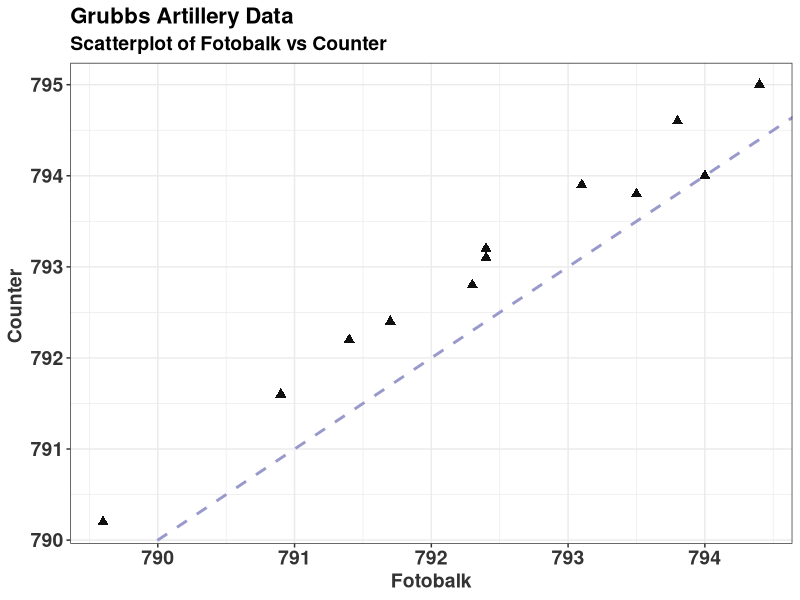
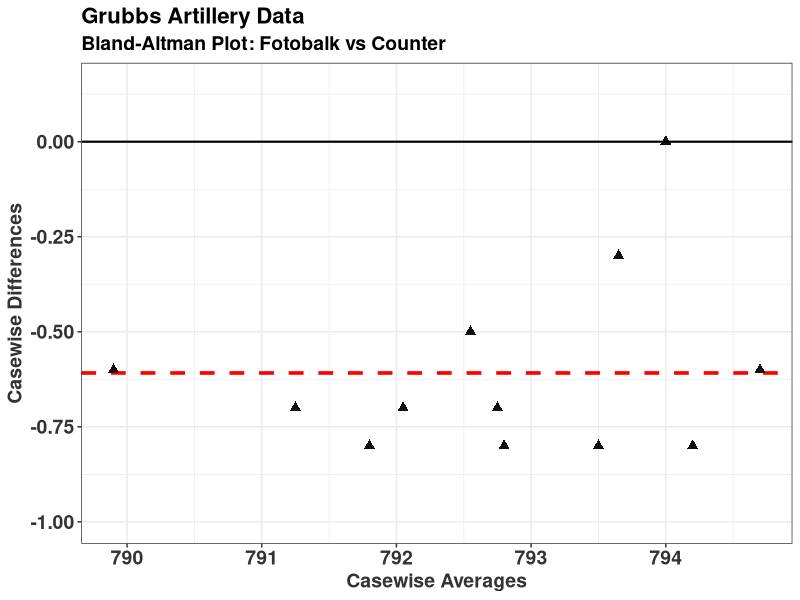
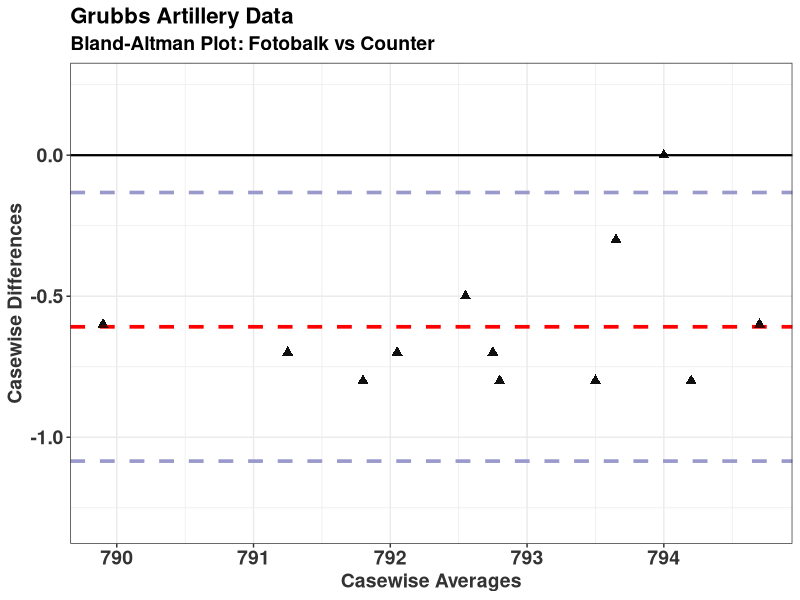
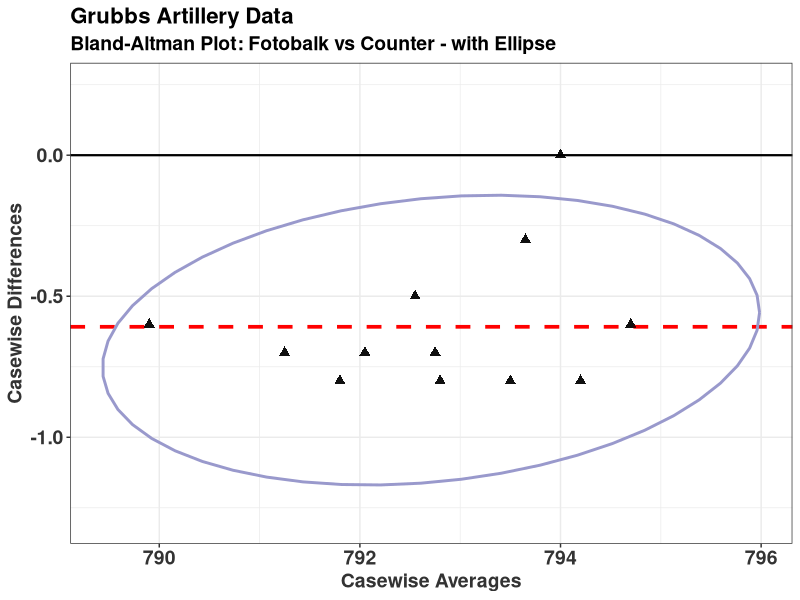

Here is the R script that generated these plots, in order: (Note: this script raises an error after producing the figures.)
library(ggplot2)
library(gridExtra)

Round <- 1:12
Fotobalk <- c(793.8, 793.1, 792.4, 794, 791.4, 792.4, 791.7, 792.3, 789.6,   794.4, 790.9, 793.5)
Counter <- c(794.6, 793.9, 793.2, 794, 792.2, 793.1, 792.4, 792.8, 790.2,  795, 791.6, 793.8)
Terma <- c(793.2, 793.3, 792.6, 793.8, 791.6, 791.6, 791.6, 792.4, 788.5,  794.7, 791.3, 793.5)

grubbs <- data.frame(Round, Fotobalk,Counter, Terma)



Method1 <- grubbs$Fotobalk
Method2 <- grubbs$Counter

Dif = Method1-Method2 
Avg = 0.5*(Method1+Method2)
BAplotDF = data.frame(Method1,Method2,Avg,Dif)

MCS_plot_1 <- ggplot(BAplotDF, aes(x = Method1, y = Method2)) +
  geom_point(pch=17,col="black",alpha = 0.75,size=2.5) +
  geom_abline(intercept=0,slope=1, colour = "#9999CC", lwd=1,lty=2)+
  #  stat_smooth(method="lm",se=FALSE, colour = "blue", lwd=1,lty=3) + 
  geom_point(pch=17,col="black",alpha = 0.75,size=2.5) +
  ylab("Counter ") +
  xlab("Fotobalk")  + theme_bw() +  ggtitle("Grubbs Artillery Data",
                                            subtitle = "Scatterplot of Fotobalk vs Counter") +theme(
                                              axis.title.y = element_text(colour="grey20",size=14,face="bold"),
                                              axis.text.x = element_text(colour="grey20",size=14,face="bold"),
                                              axis.text.y = element_text(colour="grey20",size=14,face="bold"),  
                                              axis.title.x = element_text(colour="grey20",size=14,face="bold"),
                                              plot.title = element_text(size = 16, face = "bold"),
                                              plot.subtitle = element_text(size = 14, face = "bold"))
ggsave(filename = "GrubbsScatter.png", MCS_plot_1,      width = 10, height = 8, dpi = 300, units = "in", device='png')



MCS_plot_2 <-  ggplot(BAplotDF, aes(x = Avg, y = Dif)) +
  geom_point(pch=17,col="black",alpha = 0.75,size=2.5) +
  geom_hline(yintercept = mean(BAplotDF$Dif), colour = "red", lwd=1.25,lty=2) +
  #geom_hline(yintercept = mean(BAplotDF$Dif) - (1.96 * sd(BAplotDF$Dif)), colour = "#CC6666", lwd=1.25, lty=2) +
  #geom_hline(yintercept = mean(BAplotDF$Dif) + (1.96 * sd(BAplotDF$Dif)), colour = "#CC6666", lwd=1.25,lty=2) +
    geom_hline(yintercept = 0, lwd=0.75,colour = "black") +
  geom_point(pch=17,col="black",alpha = 0.75,size=2.5) +
  ylab("Casewise Differences") +
  xlab("Casewise Averages")  + theme_bw()  + ggtitle("Grubbs Artillery Data",
                                                     subtitle = "Bland-Altman Plot: Fotobalk vs Counter") +theme(
                                                       axis.title.y = element_text(colour="grey20",size=14,face="bold"),
                                                       axis.text.x = element_text(colour="grey20",size=14,face="bold"),
                                                       axis.text.y = element_text(colour="grey20",size=14,face="bold"),  
                                                       axis.title.x = element_text(colour="grey20",size=14,face="bold"),
                                                       plot.title = element_text(size = 16, face = "bold"),
                                                       plot.subtitle = element_text(size = 14, face = "bold")) + ylim(-1,0.15)

ggsave(filename = "GrubbsBAplot-noLOA.png", MCS_plot_2,      width = 10, height = 8, dpi = 300, units = "in", device='png')


BA_FC_plot <-  ggplot(BAplotDF, aes(x = Avg, y = Dif)) +
  geom_point(pch=17,col="black",alpha = 0.75,size=2.5) +
  geom_hline(yintercept = mean(BAplotDF$Dif), colour = "red", lwd=1.25,lty=2) +
  geom_hline(yintercept = mean(BAplotDF$Dif) - (1.96 * sd(BAplotDF$Dif)), colour = "#9999CC", lwd=1.25, lty=2) +
  geom_hline(yintercept = mean(BAplotDF$Dif) + (1.96 * sd(BAplotDF$Dif)), colour = "#9999CC", lwd=1.25,lty=2) +
    geom_hline(yintercept = 0, lwd=0.75,colour = "black") +
  geom_point(pch=17,col="black",alpha = 0.75,size=2.5) +
  ylim(-1.3,0.25) + 
  ylab("Casewise Differences") +
  xlab("Casewise Averages")  + theme_bw() + theme_bw() + ggtitle("Grubbs Artillery Data",subtitle = "Bland-Altman Plot: Fotobalk vs Counter") +theme(
    axis.title.y = element_text(colour="grey20",size=14,face="bold"),
    axis.text.x = element_text(colour="grey20",size=14,face="bold"),
    axis.text.y = element_text(colour="grey20",size=14,face="bold"),  
    axis.title.x = element_text(colour="grey20",size=14,face="bold"),
    plot.title = element_text(size = 16, face = "bold"),
    plot.subtitle = element_text(size = 14, face = "bold"))

ggsave(filename = "GrubbsBAplot-LOA.png", BA_FC_plot,      width = 10, height = 8, dpi = 300, units = "in", device='png')


MCS_plot_2 <-  ggplot(BAplotDF, aes(x = Avg, y = Dif)) +
  geom_point(pch=17,col="black",alpha = 0.75,size=2.5) +
  geom_hline(yintercept = mean(BAplotDF$Dif), colour = "red", lwd=1.25,lty=2) +
  # geom_hline(yintercept = mean(BAplotDF$Dif) - (1.96 * sd(BAplotDF$Dif)), colour = "#9999CC", lwd=0.75, lty=2) +
  #  geom_hline(yintercept = mean(BAplotDF$Dif) + (1.96 * sd(BAplotDF$Dif)), colour = "#9999CC", lwd=0.75,lty=2) +
    geom_hline(yintercept = 0, lwd=0.75,colour = "black") +
  geom_point(pch=17,col="black",alpha = 0.75,size=2.5) +
  stat_ellipse(lwd=1.0,colour = "#9999CC") + 
  ylim(-1.3,0.25) + 
  ylab("Casewise Differences") +
  xlab("Casewise Averages")  + theme_bw() + theme_bw() + ggtitle("Grubbs Artillery Data",subtitle = "Bland-Altman Plot: Fotobalk vs Counter - with Ellipse") +theme(
    axis.title.y = element_text(colour="grey20",size=14,face="bold"),
    axis.text.x = element_text(colour="grey20",size=14,face="bold"),
    axis.text.y = element_text(colour="grey20",size=14,face="bold"),  
    axis.title.x = element_text(colour="grey20",size=14,face="bold"),
    plot.title = element_text(size = 16, face = "bold"),
    plot.subtitle = element_text(size = 14, face = "bold"))

ggsave(filename = "GrubbsBartko.png", MCS_plot_2,      width = 10, height = 8, dpi = 300, units = "in", device='png')




BAplotDF2 <- BAplotDF %>% bind_rows( data.frame(  Method1 = 782, Method2 =782,    Avg  =786,Dif= -0.6083333))
BAplotDF3 <- data.frame(  Method1 = 782, Method2 =782,    Avg  =786,Dif= -0.6083333)
BAplotDF4 <- data.frame(  Method1 = 782, Method2 =782,    Avg  =794,Dif= 0)

MCS_plot_3 <-  ggplot(BAplotDF2, aes(x = Avg, y = Dif)) +
  geom_point(pch=17,col="black",alpha = 0.75,size=3.2) +
  geom_hline(yintercept = mean(BAplotDF$Dif), colour = "red", lwd=1.25,lty=2) +
  #  geom_hline(yintercept = mean(BAplotDF$Dif) - (1.96 * sd(BAplotDF$Dif)), colour = "#9999CC", lwd=0.75, lty=2) +
  #  geom_hline(yintercept = mean(BAplotDF$Dif) + (1.96 * sd(BAplotDF$Dif)), colour = "#9999CC", lwd=0.75,lty=2) +
    geom_hline(yintercept = 0, lwd=0.75,colour = "black") +
  geom_point(pch=17,col="black",alpha = 0.75,size=3.2) +
  stat_ellipse(lwd=1.0,colour = "#9999CC") + 
  ylim(-1.3,0.25) + 
  ylab("Casewise Differences") +
  xlab("Casewise Averages")  + theme_bw() + theme_bw() + ggtitle("Grubbs Artillery Data",subtitle = "Bland-Altman Plot: Fotobalk vs Counter - with Ellipse") +theme(
    axis.title.y = element_text(colour="grey20",size=14,face="bold"),
    axis.text.x = element_text(colour="grey20",size=14,face="bold"),
    axis.text.y = element_text(colour="grey20",size=14,face="bold"),  
    axis.title.x = element_text(colour="grey20",size=14,face="bold"),
    plot.title = element_text(size = 16, face = "bold"),
    plot.subtitle = element_text(size = 14, face = "bold")) + 
  geom_point(data=BAplotDF3,aes(x = Avg, y = Dif),pch=18,col="black",alpha = 0.75,size=3.2) + 
  geom_point(data=BAplotDF3,aes(x = Avg, y = Dif),pch=1,col="red",alpha = 0.75,size=8.2) +
  geom_point(data=BAplotDF4,aes(x = Avg, y = Dif),pch=1,col="red",alpha = 0.75,size=8.2) 

ggsave(filename = "GrubbsBartko2.png", MCS_plot_3,      width = 10, height = 8, dpi = 300, units = "in", device='png')

##################



Method1 <- grubbs$Fotobalk
Method2 <- grubbs$Counter

Dif = Method1-Method2 
Avg = 0.5*(Method1+Method2)
BAplotDF = data.frame(Method1,Method2,Avg,Dif)

BA_FC_plot <-  ggplot(BAplotDF, aes(x = Avg, y = Dif)) +
  geom_point(pch=17,col="black",alpha = 0.75,size=2.5) +
  geom_hline(yintercept = mean(BAplotDF$Dif), colour = "red", lwd=1.25,lty=2) +
  # geom_hline(yintercept = mean(BAplotDF$Dif) - (1.96 * sd(BAplotDF$Dif)), colour = "#9999CC", lwd=1.25, lty=2) +
  # geom_hline(yintercept = mean(BAplotDF$Dif) + (1.96 * sd(BAplotDF$Dif)), colour = "#9999CC", lwd=1.25,lty=2) +
    geom_hline(yintercept = 0, lwd=0.75,colour = "black") +
  geom_point(pch=17,col="black",alpha = 0.75,size=2.75) +
  ylim(-1.5,1.45) + 
  xlim(787.5,796) +
  ylab("Casewise Differences") +
  xlab("Casewise Averages")  + theme_bw() + theme_bw() + ggtitle("Fotobalk vs Counter") +theme(
    axis.title.y = element_text(colour="grey20",size=14,face="bold"),
    axis.text.x = element_text(colour="grey20",size=14,face="bold"),
    axis.text.y = element_text(colour="grey20",size=14,face="bold"),  
    axis.title.x = element_text(colour="grey20",size=14,face="bold"),
    plot.title = element_text(size = 16, face = "bold"),
    plot.subtitle = element_text(size = 14, face = "bold"))


Method1 <- grubbs$Fotobalk
Method2 <- grubbs$Terma

Dif = Method1-Method2 
Avg = 0.5*(Method1+Method2)
BAplotDF = data.frame(Method1,Method2,Avg,Dif)
BA_FT_plot <-  ggplot(BAplotDF, aes(x = Avg, y = Dif)) +
  geom_point(pch=17,col="black",alpha = 0.75,size=2.75) +
  geom_hline(yintercept = mean(BAplotDF$Dif), colour = "red", lwd=1.25,lty=2) +
  # geom_hline(yintercept = mean(BAplotDF$Dif) - (1.96 * sd(BAplotDF$Dif)), colour = "#9999CC", lwd=1.25, lty=2) +
  # geom_hline(yintercept = mean(BAplotDF$Dif) + (1.96 * sd(BAplotDF$Dif)), colour = "#9999CC", lwd=1.25,lty=2) +
  geom_hline(yintercept = 0, lwd=0.75,colour = "black") +
  geom_point(pch=17,col="black",alpha = 0.75,size=2.5) +
  ylim(-1.5,1.45) + 
  xlim(787.5,796) + 
  ylab("Casewise Differences") +
  xlab("Casewise Averages")  + theme_bw() + theme_bw() + ggtitle("Fotobalk vs Terma") +theme(
    axis.title.y = element_text(colour="white",size=10,face="bold"), 
    axis.text.x = element_text(colour="grey20",size=14,face="bold"),
    axis.text.y = element_text(colour="white",size=10,face="bold"), 
    axis.title.x = element_text(colour="grey20",size=14,face="bold"),
    plot.title = element_text(size = 16, face = "bold"),
    plot.subtitle = element_text(size = 14, face = "bold"))


Combi_MCS <- grid.arrange( BA_FC_plot ,BA_FT_plot , ncol=2)

ggsave(filename = "GrubbsDataTwoBAplots.png", Combi_MCS,      width = 12, height = 6, dpi = 300, units = "in", device='png')
